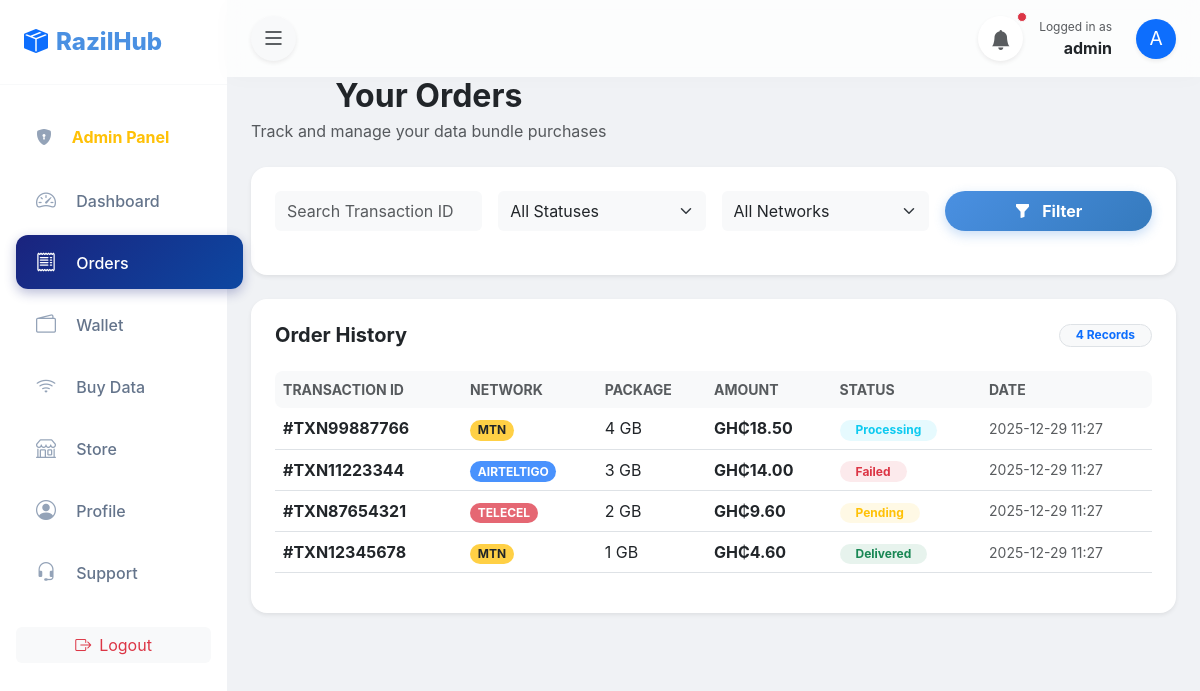
Page /orders (signed in) on the committed database.
### app.py (models this page shows)
class User(UserMixin, db.Model):
    id = db.Column(db.Integer, primary_key=True)
    first_name = db.Column(db.String(100))
    last_name = db.Column(db.String(100))
    username = db.Column(db.String(50), unique=True)
    email = db.Column(db.String(120), unique=True)
    mobile = db.Column(db.String(20))
    password = db.Column(db.String(200))
    balance = db.Column(db.Float, default=0.0)
    is_admin = db.Column(db.Boolean, default=False)
    is_suspended = db.Column(db.Boolean, default=False) # New field for suspension

class Order(db.Model):
    id = db.Column(db.Integer, primary_key=True)
    user_id = db.Column(db.Integer, db.ForeignKey('user.id'), nullable=False)
    transaction_id = db.Column(db.String(50), unique=True, nullable=False)
    network = db.Column(db.String(20), nullable=False)
    package = db.Column(db.String(50), nullable=False)
    amount = db.Column(db.Float, nullable=False)
    status = db.Column(db.String(20), default='Pending') # Pending, Delivered, Failed, Processing
    date = db.Column(db.DateTime, default=datetime.utcnow)
    user = db.relationship('User', backref=db.backref('orders', lazy=True))

### app.py (the view, shortened to what this page needs)
@app.route("/orders")
@login_required
def orders():
    status_filter = request.args.get('status')
    network_filter = request.args.get('network')
    query = Order.query.filter_by(user_id=current_user.id)
    if status_filter and status_filter != "Status" and status_filter is not None:
        query = query.filter(Order.status.ilike(status_filter))
    if network_filter and network_filter != "Network" and network_filter is not None:
        query = query.filter(Order.network.ilike(network_filter))
    orders = query.order_by(Order.date.desc()).all()
    return render_template("orders.html", orders=orders)

### app.py (called while the page is built)
@app.context_processor
def inject_site_notice():
    notice_setting = SiteSetting.query.filter_by(key='site_notice').first()
    return dict(site_notice=notice_setting.value if notice_setting else None)

@app.context_processor
def inject_admin_stats():
    if current_user.is_authenticated and current_user.is_admin:
        pending_txns = Transaction.query.filter(
            Transaction.status == 'Pending',
            Transaction.type.in_(['Withdrawal', 'Store Withdrawal (MoMo)'])
        ).order_by(Transaction.date.desc()).all()
        return dict(
            pending_withdrawals_count=len(pending_txns),
            pending_notifications=pending_txns
        )
    return dict(pending_withdrawals_count=0, pending_notifications=[])

@login_manager.user_loader
def load_user(user_id):
    return User.query.get(int(user_id))

### templates/orders.html (shortened to what this page needs)
{% extends 'dashboard_layout.html' %}
{% block content %}
<div class="d-flex align-items-end justify-content-between mb-4">
    <div>
        <h2 class="fw-bold text-dark mb-1">Your Orders</h2>
        <p class="text-muted mb-0">Track and manage your data bundle purchases</p>
    </div>
</div>
<div class="card border-0 bg-white shadow-sm p-4 rounded-4 mb-4">
    <form action="{{ url_for('orders') }}" method="GET">
        <div class="row g-3">
            <div class="col-md-3">
                <input type="text" class="form-control bg-light border-0 py-2" name="txn_id"
                    placeholder="Search Transaction ID" value="{{ request.args.get('txn_id', '') }}">
            </div>
            <div class="col-md-3">
                <select class="form-select bg-light border-0 py-2" name="status">
                    <option value="">All Statuses</option>
                </select>
            </div>
            <div class="col-md-3">
                <select class="form-select bg-light border-0 py-2" name="network">
                    <option value="">All Networks</option>
                </select>
            </div>
            <div class="col-md-3">
                <button type="submit" class="btn btn-primary w-100 rounded-pill fw-bold py-2">
                    <i class="bi bi-funnel-fill me-2"></i> Filter
                </button>
            </div>
        </div>
    </form>
</div>
<div class="card border-0 bg-white shadow-sm p-4 rounded-4">
    <div class="d-flex flex-column flex-md-row justify-content-between align-items-md-center gap-3 mb-4">
        <h5 class="fw-bold text-dark mb-0">Order History</h5>
        <span class="badge bg-light text-primary border rounded-pill px-3">
            {{ orders|length }} Records
        </span>
    </div>
    <div class="table-responsive">
        <table class="table table-hover align-middle">
            <thead class="table-light">
                <tr>
                    <th class="border-0 rounded-start-3 text-muted small text-uppercase">Transaction ID</th>
                    <th class="border-0 text-muted small text-uppercase">Network</th>
                    <th class="border-0 text-muted small text-uppercase">Package</th>
                    <th class="border-0 text-muted small text-uppercase">Amount</th>
                    <th class="border-0 text-muted small text-uppercase">Status</th>
                    <th class="border-0 rounded-end-3 text-muted small text-uppercase">Date</th>
                </tr>
            </thead>
            <tbody>
                {% if orders %}
                {% for order in orders %}
                <tr>
                    <td class="fw-bold text-dark">#{{ order.transaction_id }}</td>
                    <td>
                        {% if order.network == 'MTN' %}
                        <span class="badge bg-warning text-dark rounded-pill bg-opacity-75">MTN</span>
                        {% elif order.network == 'TELECEL' %}
                        <span class="badge bg-danger rounded-pill bg-opacity-75">TELECEL</span>
                        {% else %}
                        <span class="badge bg-primary rounded-pill bg-opacity-75">AIRTELTIGO</span>
                        {% endif %}
                    </td>
                    <td>{{ order.package }}</td>
                    <td class="fw-bold">GH₵{{ "{:,.2f}".format(order.amount) }}</td>
                    <td>
                        {% if order.status == 'Delivered' %}
                        <span class="badge bg-success bg-opacity-10 text-success rounded-pill px-3">Delivered</span>
                        {% elif order.status == 'Processing' %}
                        <span class="badge bg-info bg-opacity-10 text-info rounded-pill px-3">Processing</span>
                        {% elif order.status == 'Pending' %}
                        <span class="badge bg-warning bg-opacity-10 text-warning rounded-pill px-3">Pending</span>
                        {% else %}
                        <span class="badge bg-danger bg-opacity-10 text-danger rounded-pill px-3">Failed</span>
                        {% endif %}
                    </td>
                    <td class="text-muted small">{{ order.date.strftime('%Y-%m-%d %H:%M') }}</td>
                </tr>
                {% endfor %}
                {% endif %}
            </tbody>
        </table>
    </div>
</div>
{% endblock %}

### templates/dashboard_layout.html (shortened to what this page needs)
<!DOCTYPE html>
<html lang="en">
<head>
    <link href="https://cdn.jsdelivr.net/npm/bootstrap@5.3.0/dist/css/bootstrap.min.css" rel="stylesheet">
    <link rel="stylesheet" href="https://cdn.jsdelivr.net/npm/bootstrap-icons@1.10.0/font/bootstrap-icons.css">
    <link rel="stylesheet" href="{{ url_for('static', filename='css/style.css') }}">
</head>
<body>
    <div class="d-flex" id="wrapper">
        <div class="border-0 shadow-none bg-white" id="sidebar-wrapper">
            <div class="sidebar-heading border-bottom border-light">
                <div class="d-flex align-items-center gap-2">
                    <i class="bi bi-box-seam-fill fs-4 text-primary"></i>
                    <span>RazilHub</span>
                </div>
            </div>
            <div class="list-group list-group-flush py-4">
                {% if current_user.is_admin %}
                <a href="{{ url_for('admin_dashboard') }}"
                    class="list-group-item list-group-item-action text-warning fw-bold mb-2">
                    <i class="bi bi-shield-lock-fill me-3"></i> Admin Panel
                </a>
                {% endif %}
                <a href="{{ url_for('dashboard') }}"
                    class="list-group-item list-group-item-action {% if request.endpoint == 'dashboard' %}active{% endif %}">
                    <i class="bi bi-speedometer2 me-3 fs-5"></i> Dashboard
                </a>
                <a href="{{ url_for('orders') }}"
                    class="list-group-item list-group-item-action {% if request.endpoint == 'orders' %}active{% endif %}">
                    <i class="bi bi-receipt me-3 fs-5"></i> Orders
                </a>
                <a href="{{ url_for('wallet') }}"
                    class="list-group-item list-group-item-action {% if request.endpoint == 'wallet' %}active{% endif %}">
                    <i class="bi bi-wallet2 me-3 fs-5"></i> Wallet
                </a>
                <a href="{{ url_for('buy_data') }}"
                    class="list-group-item list-group-item-action {% if request.endpoint == 'buy_data' %}active{% endif %}">
                    <i class="bi bi-wifi me-3 fs-5"></i> Buy Data
                </a>
                <a href="{{ url_for('store') }}"
                    class="list-group-item list-group-item-action {% if request.endpoint == 'store' or 'store' in request.endpoint %}active{% endif %}">
                    <i class="bi bi-shop me-3 fs-5"></i> Store
                </a>
                <a href="{{ url_for('profile') }}"
                    class="list-group-item list-group-item-action {% if request.endpoint == 'profile' %}active{% endif %}">
                    <i class="bi bi-person-circle me-3 fs-5"></i> Profile
                </a>
                <a href="{{ url_for('support') }}"
                    class="list-group-item list-group-item-action {% if request.endpoint == 'support' %}active{% endif %}">
                    <i class="bi bi-headset me-3 fs-5"></i> Support
                </a>
                <div class="mt-auto pt-4 px-3">
                    <a href="{{ url_for('logout') }}"
                        class="btn btn-light text-danger border-0 w-100 d-flex align-items-center justify-content-center gap-2 hover-danger">
                        <i class="bi bi-box-arrow-right"></i> Logout
                    </a>
                </div>
            </div>
        </div>
        <div id="page-content-wrapper">
            <nav class="navbar navbar-expand-lg navbar-light border-0 px-4 py-3">
                <div class="container-fluid p-0">
                    <button
                        class="btn btn-light shadow-sm border-0 d-flex align-items-center justify-content-center rounded-circle"
                        id="sidebarToggle" style="width: 45px; height: 45px;">
                        <i class="bi bi-list fs-4 text-dark"></i>
                    </button>
                    <div class="ms-auto d-flex align-items-center gap-3">
                        <div class="dropdown">
                            <button class="btn btn-white position-relative rounded-circle p-2 shadow-sm" type="button"
                                id="notificationDropdown" data-bs-toggle="dropdown" aria-expanded="false"
                                style="width: 45px; height: 45px; background: white;">
                                <i class="bi bi-bell-fill text-muted fs-5"></i>
                                {% set show_badge = False %}
                                {% if site_notice %}
                                {% if not current_user.last_read_notice_timestamp or (site_notice_timestamp and
                                current_user.last_read_notice_timestamp < site_notice_timestamp) %} {% set
                                    show_badge=True %} {% endif %} {% endif %} {% if show_badge %} <span
                                    id="notificationBadge"
                                    class="position-absolute top-0 start-100 translate-middle p-1 bg-danger border border-light rounded-circle">
                                    </span>
                                    {% endif %}
                            </button>
                        </div>
                        <div class="d-none d-md-block text-end me-2">
                            <small class="text-muted d-block" style="font-size: 0.75rem;">Logged in as</small>
                            <span class="fw-bold text-dark">{{ current_user.username }}</span>
                        </div>
                        <div class="rounded-circle bg-primary text-white d-flex align-items-center justify-content-center shadow-sm"
                            style="width: 40px; height: 40px; font-size: 1.2rem;">
                            {{ current_user.username[0] | upper }}
                        </div>
                    </div>
                </div>
            </nav>
            <div class="container-fluid px-4 pb-5">
                <div class="fade-in">
                    {% block content %}{% endblock %}
                </div>
            </div>
        </div>
    </div>
</body>
</html>

### static/css/style.css (style rules this page uses)
:root { --primary-color: #4a90e2; --secondary-color: #8c9eff; --success-color: #00c853; --warning-color: #ffd600; --danger-color: #ff3d00; --dark-color: #2c3e50; --light-color: #f8f9fa; --card-bg: #ffffff; --body-bg: #f0f2f5; --sidebar-width: 280px; --border-radius: 16px; --box-shadow: 0 10px 30px rgba(0, 0, 0, 0.05); --transition: all 0.3s cubic-bezier(0.4, 0, 0.2, 1); }
body { margin: 0; padding: 0; font-family: 'Inter', "Segoe UI", Arial, sans-serif; background-color: var(--body-bg); color: var(--dark-color); }
h2 { text-align: center; margin-bottom: 30px; font-weight: 700; color: var(--dark-color); }
input { width: 100%; padding: 14px 16px; margin-bottom: 20px; border: 1px solid #e0e0e0; border-radius: 12px; background: #f8fafc; transition: var(--transition); }
.card { border: none; border-radius: var(--border-radius); box-shadow: var(--box-shadow); transition: var(--transition); background: var(--card-bg); overflow: hidden; }
#wrapper { overflow-x: hidden; transition: var(--transition); }
#sidebar-wrapper { min-height: 100vh; margin-left: -15rem; transition: margin .25s ease-out; width: var(--sidebar-width); }
#sidebar-wrapper .sidebar-heading { padding: 1.5rem; font-size: 1.5rem; font-weight: 800; color: var(--primary-color); }
@media (min-width: 768px) { #sidebar-wrapper { margin-left: 0; } }
@media (min-width: 768px) { #page-content-wrapper { min-width: 0; width: 100%; } }
#sidebar-wrapper .list-group-item { background-color: transparent; color: #64748b; border: none; font-weight: 500; margin: 4px 16px; border-radius: 12px; padding: 12px 20px; transition: var(--transition); }
.table-hover tbody tr { transition: var(--transition); border-radius: 12px; }
#sidebar-wrapper .list-group-item.active { background: linear-gradient(135deg, #1a237e 0%, #0d47a1 100%); color: white; box-shadow: 0 4px 12px rgba(26, 35, 126, 0.3); }
#sidebar-wrapper .list-group-item.active i { color: white; }
#sidebar-wrapper .list-group-item i { color: #94a3b8; transition: var(--transition); }
.fade-in { animation: fadeIn 0.6s ease-out forwards; }
.navbar { background: rgba(255, 255, 255, 0.8) !important; backdrop-filter: blur(12px); box-shadow: 0 2px 20px rgba(0, 0, 0, 0.02); position: relative; z-index: 1050; }
.btn-primary { background: linear-gradient(135deg, #4a90e2 0%, #357abd 100%); border: none; box-shadow: 0 4px 12px rgba(74, 144, 226, 0.3); transition: var(--transition); }

### rows in the picture
User: username "admin", username "A"
Order: transaction_id "TXN99887766", network "MTN", package "4 GB", amount "18.50", status "Processing", date "2025-12-29 11:27"
Order: transaction_id "TXN11223344", network "AIRTELTIGO", package "3 GB", amount "14.00", status "Failed", date "2025-12-29 11:27"
Order: transaction_id "TXN87654321", network "TELECEL", package "2 GB", amount "9.60", status "Pending", date "2025-12-29 11:27"
Order: transaction_id "TXN12345678", network "MTN", package "1 GB", amount "4.60", status "Delivered", date "2025-12-29 11:27"

### other values in the picture
{{ orders|length }} "4"
